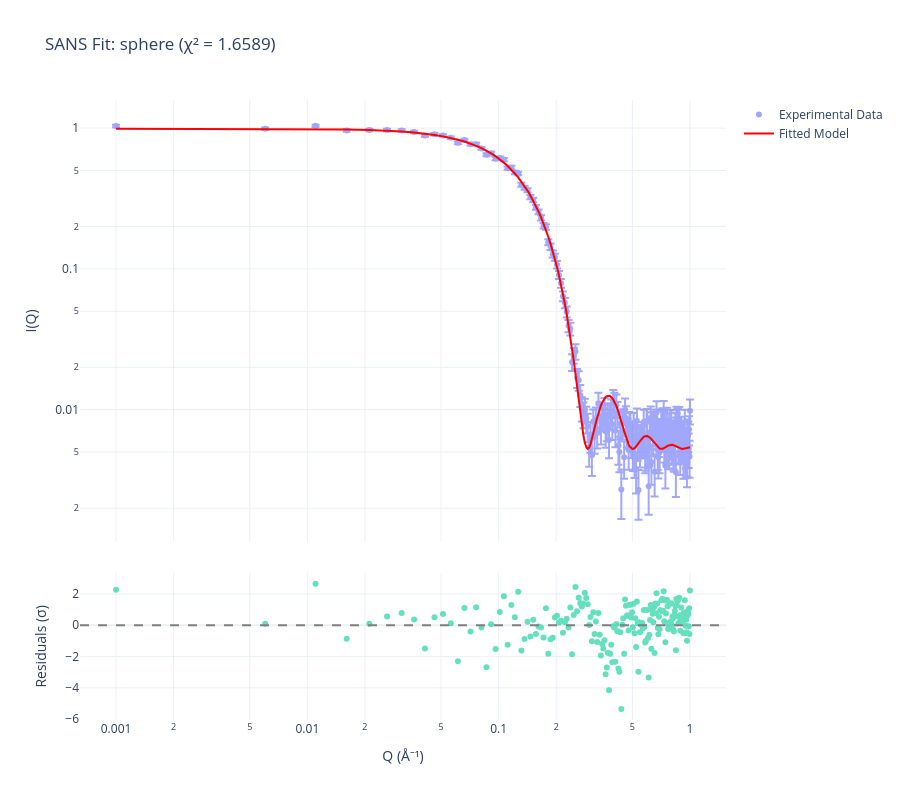

The cell this chart's notebook holds for it:
### Code cell
# Plot sphere fit results
fitter_sphere.plot_results(show_residuals=True, log_scale=True)

### Figure 1 — Plotly figure (JSON) as saved in the notebook; plotly's stock layout.template omitted (floating-point values rounded to 4 significant figures; data arrays with more than 128 entries replaced by an {"elided": "..."} marker saying what was removed)
{"data": [{"error_y": {"array": {"elided": "200 float values"}, "type": "data", "visible": true}, "marker": {"size": 6}, "mode": "markers", "name": "Experimental Data", "opacity": 0.6, "type": "scatter", "x": {"elided": "200 float values"}, "xaxis": "x", "y": {"elided": "200 float values"}, "yaxis": "y"}, {"line": {"color": "red", "width": 2}, "mode": "lines", "name": "Fitted Model", "type": "scatter", "x": {"elided": "200 float values"}, "xaxis": "x", "y": {"elided": "200 float values"}, "yaxis": "y"}, {"marker": {"size": 6}, "mode": "markers", "name": "Residuals", "opacity": 0.6, "showlegend": false, "type": "scatter", "x": {"elided": "200 float values"}, "xaxis": "x2", "y": {"elided": "200 float values"}, "yaxis": "y2"}], "layout": {"height": 800, "shapes": [{"line": {"color": "gray", "dash": "dash"}, "type": "line", "x0": 0, "x1": 1, "xref": "x2 domain", "y0": 0, "y1": 0, "yref": "y2"}], "title": {"text": "SANS Fit: sphere (χ² = 1.6589)"}, "width": 900, "xaxis": {"anchor": "y", "domain": [0, 1], "matches": "x2", "showticklabels": false, "type": "log"}, "xaxis2": {"anchor": "y2", "domain": [0, 1], "title": {"text": "Q (Å⁻¹)"}, "type": "log"}, "yaxis": {"anchor": "x", "domain": [0.2875, 1.0], "title": {"text": "I(Q)"}, "type": "log"}, "yaxis2": {"anchor": "x2", "domain": [0, 0.2375], "title": {"text": "Residuals (σ)"}}}}
